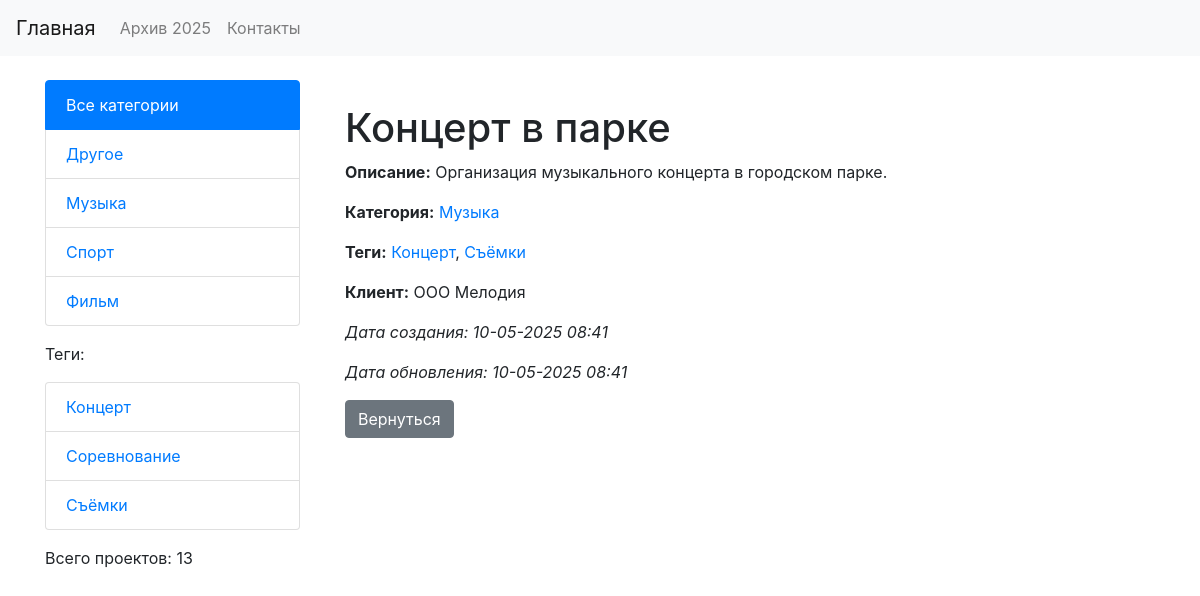
The app's page /detail/koncert_v_parke/ with its own data.
### portfolio/models.py (models this page shows, shortened)
class Category(models.Model):
    name = models.CharField("Название категории", max_length=100, db_index=True)
    slug = models.SlugField("Слаг", max_length=255, unique=True, db_index=True)
    class Meta:
        verbose_name = 'Категория'
        verbose_name_plural = 'Категории'

class Tag(models.Model):
    name = models.CharField("Название тега", max_length=100, db_index=True)
    slug = models.SlugField("Слаг", max_length=255, unique=True, db_index=True)
    class Meta:
        verbose_name = 'Тег'
        verbose_name_plural = 'Теги'

class PortfolioItem(models.Model):
    title = models.CharField("Название", max_length=255)
    description = models.TextField("Описание")
    image = models.ImageField("Изображение", upload_to='portfolio_images/', blank=True, null=True)
    created_at = models.DateTimeField("Дата создания", auto_now_add=True)
    updated_at = models.DateTimeField("Дата обновления", auto_now=True)
    slug = models.SlugField(max_length=255, unique=True, blank=True, null=True)
    is_published = models.BooleanField("Опубликовано", default=True)
    category = models.ForeignKey(
        Category,
        on_delete=models.PROTECT,
        related_name='portfolio_items',
        verbose_name="Категория",
        null=True,  # Временно, чтобы избежать ошибок
    )
    tags = models.ManyToManyField(
        Tag,
        blank=True,
        related_name='portfolio_items',
        verbose_name="Теги"
    )
    client = models.OneToOneField(
        Client,
        on_delete=models.SET_NULL,
        null=True,
        blank=True,
        related_name='portfolio_item',
        verbose_name="Клиент"
    )
    class Meta:
        verbose_name = 'Элемент портфолио'
        verbose_name_plural = 'Элементы портфолио'
    objects = models.Manager()
    published = PublishedManager()

class Client(models.Model):
    name = models.CharField("Имя клиента", max_length=100)
    contact_email = models.EmailField("Email", blank=True, null=True)
    class Meta:
        verbose_name = 'Клиент'
        verbose_name_plural = 'Клиенты'

### portfolio/views.py (the view)
# urls.py: path('detail/<slug:slug>/', views.PortfolioDetailView.as_view(), name='portfolio_detail'),
class PortfolioDetailView(DataMixin, DetailView):
    model = PortfolioItem
    template_name = 'portfolio/portfolio_detail.html'
    context_object_name = 'item'
    slug_url_kwarg = 'slug'
    def get_object(self, queryset=None):
        return get_object_or_404(PortfolioItem.published, slug=self.kwargs[self.slug_url_kwarg])
    def get_context_data(self, **kwargs):
        context = super().get_context_data(**kwargs)
        return self.get_mixin_context(context, title=self.object.title)

### portfolio/converters.py (called while the page is built)
    def to_url(self, value):
        return f"{value:04d}"

### portfolio/models.py (called while the page is built)
    def get_queryset(self):
        return super().get_queryset().filter(is_published=True)

### portfolio/templatetags/portfolio_tags.py (called while the page is built)
@register.simple_tag
def portfolio_count():
    return PortfolioItem.objects.count()

@register.inclusion_tag('portfolio/partial_categories.html')
def show_categories(selected_cat_slug=None):
    categories = Category.objects.annotate(total=Count('portfolio_items')).filter(total__gt=0)
    return {'categories': categories, 'selected_cat_slug': selected_cat_slug}

@register.inclusion_tag('portfolio/partial_tags.html')
def show_tags():
    tags = Tag.objects.annotate(total=Count('portfolio_items')).filter(total__gt=0)
    return {'tags': tags}

### portfolio/utils.py (called while the page is built)
    def get_mixin_context(self, context, **kwargs):
        if self.title_page:
            context['title'] = self.title_page
        context['menu'] = menu
        context.update(kwargs)
        return context

### templates/portfolio/portfolio_detail.html (shortened to what this page needs)
{% extends 'portfolio/base.html' %}
{% block content %}
<div class="container mt-4">
  <h1>{{ item.title }}</h1>
  <p><strong>Описание:</strong> {{ item.description }}</p>
  <p><strong>Категория:</strong> <a href="{% url 'portfolio:category_detail' item.category.slug %}">{{ item.category.name }}</a></p>
  <p><strong>Теги:</strong>
    {% for tag in item.tags.all %}
      <a href="{% url 'portfolio:tag_detail' tag.slug %}">{{ tag.name }}</a>{% if not forloop.last %}, {% endif %}
    {% empty %}
      Нет тегов
    {% endfor %}
  </p>
  <p><strong>Клиент:</strong> {% if item.client %}{{ item.client.name }}{% else %}Не указан{% endif %}</p>
  <p><em>Дата создания: {{ item.created_at|date:"d-m-Y H:i" }}</em></p>
  <p><em>Дата обновления: {{ item.updated_at|date:"d-m-Y H:i" }}</em></p>
  <a href="{% url 'portfolio:portfolio_list' %}" class="btn btn-secondary">Вернуться</a>
</div>
{% endblock %}

### templates/portfolio/partial_categories.html
{% if categories %}
<ul class="list-group mb-3">
  {% if not selected_cat_slug %}
    <li class="list-group-item active">Все категории</li>
  {% else %}
    <li class="list-group-item"><a href="{% url 'portfolio:portfolio_list' %}">Все категории</a></li>
  {% endif %}
  {% for cat in categories %}
    <li class="list-group-item {% if cat.slug == selected_cat_slug %}active{% endif %}">
      <a href="{% url 'portfolio:category_detail' cat.slug %}">{{ cat.name }}</a>
    </li>
  {% endfor %}
</ul>
{% endif %}

### templates/portfolio/partial_tags.html
{% if tags %}
<p>Теги:</p>
<ul class="list-group mb-3">
  {% for tag in tags %}
    <li class="list-group-item">
      <a href="{% url 'portfolio:tag_detail' tag.slug %}">{{ tag.name }}</a>
    </li>
  {% endfor %}
</ul>
{% endif %}

### records on screen
Category: name "Другое"
Category: name "Музыка"
Category: name "Спорт"
Category: name "Фильм"
Tag: name "Концерт"
Tag: name "Соревнование"
Tag: name "Съёмки"
PortfolioItem: title "Концерт в парке", description "Организация музыкального концерта в городском парке.", category.name "Музыка", client.name "ООО Мелодия", created_at "10-05-2025 08:41", updated_at "10-05-2025 08:41"
